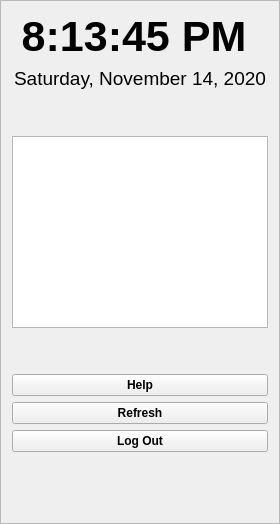
       <widget class="QFrame" name="left_frame">
        <property name="frameShape">
         <enum>QFrame::StyledPanel</enum>
        </property>
        <property name="frameShadow">
         <enum>QFrame::Raised</enum>
        </property>
        <layout class="QVBoxLayout" name="verticalLayout">
         <item>
          <widget class="QLabel" name="time_label">
           <property name="font">
            <font>
             <pointsize>32</pointsize>
             <weight>75</weight>
             <bold>true</bold>
            </font>
           </property>
           <property name="text">
            <string>8:13:45 PM </string>
           </property>
           <property name="alignment">
            <set>Qt::AlignCenter</set>
           </property>
          </widget>
         </item>
         <item>
          <widget class="QLabel" name="date_label">
           <property name="font">
            <font>
             <pointsize>14</pointsize>
            </font>
           </property>
           <property name="text">
            <string>Saturday, November 14, 2020</string>
           </property>
           <property name="alignment">
            <set>Qt::AlignCenter</set>
           </property>
          </widget>
         </item>
         <item>
          <spacer name="verticalSpacer">
           <property name="orientation">
            <enum>Qt::Vertical</enum>
           </property>
           <property name="sizeHint" stdset="0">
            <size>
             <width>20</width>
             <height>40</height>
            </size>
           </property>
          </spacer>
         </item>
         <item>
          <widget class="QTextBrowser" name="textBrowser"/>
         </item>
         <item>
          <spacer name="verticalSpacer_2">
           <property name="orientation">
            <enum>Qt::Vertical</enum>
           </property>
           <property name="sizeHint" stdset="0">
            <size>
             <width>20</width>
             <height>40</height>
            </size>
           </property>
          </spacer>
         </item>
         <item>
          <widget class="QPushButton" name="help_button">
           <property name="font">
            <font>
             <weight>75</weight>
             <bold>true</bold>
            </font>
           </property>
           <property name="text">
            <string>Help</string>
           </property>
          </widget>
         </item>
         <item>
          <widget class="QPushButton" name="switch_user_button">
           <property name="font">
            <font>
             <weight>75</weight>
             <bold>true</bold>
            </font>
           </property>
           <property name="text">
            <string>Refresh</string>
           </property>
          </widget>
         </item>
         <item>
          <widget class="QPushButton" name="log_out_button">
           <property name="font">
            <font>
             <weight>75</weight>
             <bold>true</bold>
            </font>
           </property>
           <property name="text">
            <string>Log Out</string>
           </property>
          </widget>
         </item>
         <item>
          <spacer name="verticalSpacer_3">
           <property name="orientation">
            <enum>Qt::Vertical</enum>
           </property>
           <property name="sizeHint" stdset="0">
            <size>
             <width>20</width>
             <height>40</height>
            </size>
           </property>
          </spacer>
         </item>
         <item>
          <widget class="QLabel" name="makerspace_logo">
           <property name="sizePolicy">
            <sizepolicy hsizetype="Preferred" vsizetype="Preferred">
             <horstretch>0</horstretch>
             <verstretch>0</verstretch>
            </sizepolicy>
           </property>
           <property name="text">
            <string/>
           </property>
           <property name="pixmap">
            <pixmap resource="makerspace_resource.qrc">:/utsa_brand/Makerspace-Logo-scaled.png</pixmap>
           </property>
          </widget>
         </item>
        </layout>
       </widget>
